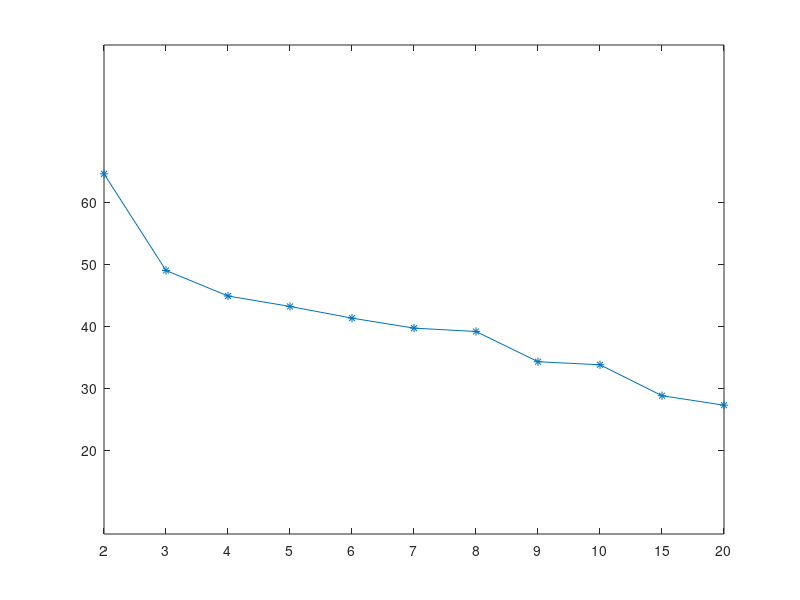

The MATLAB script that drew this image:
x=100:10:200;
a=[64.55 , 48.96 ,44.84, 43.16, 41.27 ,39.66,39.12 ,34.24 , 33.75 ,28.76 ,27.23 ];
plot(x,a,'*-');
%axis([100,200,60,120])
x1 = [2 3 4 5 6  7 8 9 10 15 20];
set(gca,'XTick',[100:10:200]) 
set(gca,'xticklabel',x1); 
set(gca,'YTick',[20:10:60]) 
axis equal